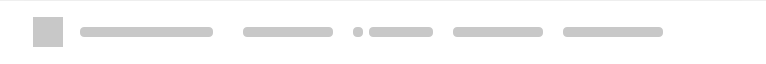
<?xml version="1.0" encoding="UTF-8"?>
<ui version="4.0">
 <class>TransferManagerLoadingItem</class>
 <widget class="QWidget" name="TransferManagerLoadingItem">
  <property name="geometry">
   <rect>
    <x>0</x>
    <y>0</y>
    <width>766</width>
    <height>64</height>
   </rect>
  </property>
  <property name="sizePolicy">
   <sizepolicy hsizetype="Expanding" vsizetype="Fixed">
    <horstretch>0</horstretch>
    <verstretch>0</verstretch>
   </sizepolicy>
  </property>
  <property name="minimumSize">
   <size>
    <width>0</width>
    <height>64</height>
   </size>
  </property>
  <property name="maximumSize">
   <size>
    <width>16777215</width>
    <height>64</height>
   </size>
  </property>
  <property name="windowTitle">
   <string/>
  </property>
  <property name="autoFillBackground">
   <bool>false</bool>
  </property>
  <property name="styleSheet">
   <string notr="true">

#itemSepLine
{
    height: 1px;
    min-height: 1px;
    max-height: 1px;
    border: none;
    background: #EEEEEE;
	margin-left: 24px;
	margin-right: 24px;
}

#sStatus, #sStatus QWidget
{
    padding: 0;
    margin: 0;
}
</string>
  </property>
  <layout class="QVBoxLayout" name="TransferManagerItemLayout">
   <property name="spacing">
    <number>0</number>
   </property>
   <property name="leftMargin">
    <number>0</number>
   </property>
   <property name="topMargin">
    <number>0</number>
   </property>
   <property name="rightMargin">
    <number>0</number>
   </property>
   <property name="bottomMargin">
    <number>0</number>
   </property>
   <item>
    <widget class="Line" name="itemSepLine">
     <property name="sizePolicy">
      <sizepolicy hsizetype="Expanding" vsizetype="Fixed">
       <horstretch>0</horstretch>
       <verstretch>0</verstretch>
      </sizepolicy>
     </property>
     <property name="orientation">
      <enum>Qt::Horizontal</enum>
     </property>
    </widget>
   </item>
   <item>
    <widget class="QWidget" name="Items" native="true">
     <property name="sizePolicy">
      <sizepolicy hsizetype="Expanding" vsizetype="Preferred">
       <horstretch>0</horstretch>
       <verstretch>0</verstretch>
      </sizepolicy>
     </property>
     <property name="minimumSize">
      <size>
       <width>702</width>
       <height>63</height>
      </size>
     </property>
     <property name="maximumSize">
      <size>
       <width>16777215</width>
       <height>63</height>
      </size>
     </property>
     <property name="autoFillBackground">
      <bool>false</bool>
     </property>
     <property name="styleSheet">
      <string notr="true">background-color: rgb(255, 255, 255);</string>
     </property>
     <layout class="QHBoxLayout" name="stateActiveLayout" stretch="0,0,1,0,0,0,0,0,0">
      <property name="spacing">
       <number>0</number>
      </property>
      <property name="leftMargin">
       <number>24</number>
      </property>
      <property name="topMargin">
       <number>0</number>
      </property>
      <property name="rightMargin">
       <number>35</number>
      </property>
      <property name="bottomMargin">
       <number>0</number>
      </property>
      <item>
       <widget class="QWidget" name="tFileType" native="true">
        <property name="sizePolicy">
         <sizepolicy hsizetype="Fixed" vsizetype="Fixed">
          <horstretch>0</horstretch>
          <verstretch>0</verstretch>
         </sizepolicy>
        </property>
        <property name="minimumSize">
         <size>
          <width>48</width>
          <height>48</height>
         </size>
        </property>
        <property name="maximumSize">
         <size>
          <width>48</width>
          <height>48</height>
         </size>
        </property>
        <property name="autoFillBackground">
         <bool>false</bool>
        </property>
        <layout class="QHBoxLayout" name="horizontalLayout_5">
         <property name="leftMargin">
          <number>0</number>
         </property>
         <property name="topMargin">
          <number>0</number>
         </property>
         <property name="rightMargin">
          <number>0</number>
         </property>
         <property name="bottomMargin">
          <number>0</number>
         </property>
         <item alignment="Qt::AlignHCenter|Qt::AlignVCenter">
          <widget class="QWidget" name="typePlaceHolder" native="true">
           <property name="sizePolicy">
            <sizepolicy hsizetype="Fixed" vsizetype="Fixed">
             <horstretch>0</horstretch>
             <verstretch>0</verstretch>
            </sizepolicy>
           </property>
           <property name="minimumSize">
            <size>
             <width>30</width>
             <height>30</height>
            </size>
           </property>
           <property name="maximumSize">
            <size>
             <width>30</width>
             <height>30</height>
            </size>
           </property>
           <property name="styleSheet">
            <string notr="true">background-color: rgb(200, 200, 200);</string>
           </property>
          </widget>
         </item>
        </layout>
       </widget>
      </item>
      <item>
       <spacer name="horizontalSpacer">
        <property name="orientation">
         <enum>Qt::Horizontal</enum>
        </property>
        <property name="sizeType">
         <enum>QSizePolicy::Fixed</enum>
        </property>
        <property name="sizeHint" stdset="0">
         <size>
          <width>8</width>
          <height>0</height>
         </size>
        </property>
       </spacer>
      </item>
      <item>
       <widget class="QWidget" name="wName" native="true">
        <property name="sizePolicy">
         <sizepolicy hsizetype="Expanding" vsizetype="Fixed">
          <horstretch>0</horstretch>
          <verstretch>0</verstretch>
         </sizepolicy>
        </property>
        <property name="minimumSize">
         <size>
          <width>105</width>
          <height>36</height>
         </size>
        </property>
        <property name="maximumSize">
         <size>
          <width>16777215</width>
          <height>36</height>
         </size>
        </property>
        <layout class="QVBoxLayout" name="wNameLayout">
         <property name="spacing">
          <number>0</number>
         </property>
         <property name="leftMargin">
          <number>0</number>
         </property>
         <property name="topMargin">
          <number>0</number>
         </property>
         <property name="rightMargin">
          <number>30</number>
         </property>
         <property name="bottomMargin">
          <number>0</number>
         </property>
         <item>
          <widget class="QWidget" name="lTransferName" native="true">
           <property name="sizePolicy">
            <sizepolicy hsizetype="Expanding" vsizetype="Preferred">
             <horstretch>0</horstretch>
             <verstretch>0</verstretch>
            </sizepolicy>
           </property>
           <property name="minimumSize">
            <size>
             <width>0</width>
             <height>10</height>
            </size>
           </property>
           <property name="maximumSize">
            <size>
             <width>16777215</width>
             <height>10</height>
            </size>
           </property>
           <property name="autoFillBackground">
            <bool>false</bool>
           </property>
           <property name="styleSheet">
            <string notr="true">background-color: rgb(200, 200, 200);
border-radius: 4px;</string>
           </property>
          </widget>
         </item>
        </layout>
       </widget>
      </item>
      <item alignment="Qt::AlignHCenter">
       <widget class="QWidget" name="wSize" native="true">
        <property name="sizePolicy">
         <sizepolicy hsizetype="Fixed" vsizetype="Fixed">
          <horstretch>0</horstretch>
          <verstretch>0</verstretch>
         </sizepolicy>
        </property>
        <property name="minimumSize">
         <size>
          <width>110</width>
          <height>63</height>
         </size>
        </property>
        <property name="maximumSize">
         <size>
          <width>110</width>
          <height>63</height>
         </size>
        </property>
        <layout class="QHBoxLayout" name="horizontalLayout_2">
         <property name="spacing">
          <number>0</number>
         </property>
         <property name="leftMargin">
          <number>0</number>
         </property>
         <property name="topMargin">
          <number>12</number>
         </property>
         <property name="rightMargin">
          <number>20</number>
         </property>
         <property name="bottomMargin">
          <number>12</number>
         </property>
         <item>
          <widget class="QLabel" name="sizePlaceholder">
           <property name="minimumSize">
            <size>
             <width>0</width>
             <height>10</height>
            </size>
           </property>
           <property name="maximumSize">
            <size>
             <width>16777215</width>
             <height>10</height>
            </size>
           </property>
           <property name="styleSheet">
            <string notr="true">background-color: rgb(200, 200, 200);
border-radius:4px;</string>
           </property>
           <property name="text">
            <string/>
           </property>
          </widget>
         </item>
        </layout>
       </widget>
      </item>
      <item>
       <widget class="QWidget" name="bItemSpeed" native="true">
        <property name="sizePolicy">
         <sizepolicy hsizetype="Fixed" vsizetype="Fixed">
          <horstretch>0</horstretch>
          <verstretch>0</verstretch>
         </sizepolicy>
        </property>
        <property name="minimumSize">
         <size>
          <width>100</width>
          <height>63</height>
         </size>
        </property>
        <property name="maximumSize">
         <size>
          <width>100</width>
          <height>63</height>
         </size>
        </property>
        <layout class="QHBoxLayout" name="horizontalLayout">
         <property name="leftMargin">
          <number>0</number>
         </property>
         <property name="topMargin">
          <number>0</number>
         </property>
         <property name="rightMargin">
          <number>20</number>
         </property>
         <property name="bottomMargin">
          <number>0</number>
         </property>
         <item>
          <widget class="QWidget" name="SpeedPoint" native="true">
           <property name="minimumSize">
            <size>
             <width>10</width>
             <height>10</height>
            </size>
           </property>
           <property name="maximumSize">
            <size>
             <width>10</width>
             <height>10</height>
            </size>
           </property>
           <property name="styleSheet">
            <string notr="true">background-color: rgb(200, 200, 200);
border-radius: 4px;</string>
           </property>
          </widget>
         </item>
         <item>
          <widget class="QWidget" name="SpeedPlaceHolder" native="true">
           <property name="minimumSize">
            <size>
             <width>0</width>
             <height>10</height>
            </size>
           </property>
           <property name="maximumSize">
            <size>
             <width>16777215</width>
             <height>10</height>
            </size>
           </property>
           <property name="autoFillBackground">
            <bool>false</bool>
           </property>
           <property name="styleSheet">
            <string notr="true">border-radius:4px;
background-color: rgb(200, 200, 200);</string>
           </property>
          </widget>
         </item>
        </layout>
       </widget>
      </item>
      <item>
       <widget class="QWidget" name="sStatus" native="true">
        <property name="sizePolicy">
         <sizepolicy hsizetype="Fixed" vsizetype="Fixed">
          <horstretch>0</horstretch>
          <verstretch>0</verstretch>
         </sizepolicy>
        </property>
        <property name="minimumSize">
         <size>
          <width>110</width>
          <height>63</height>
         </size>
        </property>
        <property name="maximumSize">
         <size>
          <width>110</width>
          <height>63</height>
         </size>
        </property>
        <layout class="QHBoxLayout" name="horizontalLayout_3">
         <property name="spacing">
          <number>0</number>
         </property>
         <property name="leftMargin">
          <number>0</number>
         </property>
         <property name="topMargin">
          <number>0</number>
         </property>
         <property name="rightMargin">
          <number>20</number>
         </property>
         <property name="bottomMargin">
          <number>0</number>
         </property>
         <item>
          <widget class="QWidget" name="statusPlaceHolder" native="true">
           <property name="minimumSize">
            <size>
             <width>0</width>
             <height>10</height>
            </size>
           </property>
           <property name="maximumSize">
            <size>
             <width>16777215</width>
             <height>10</height>
            </size>
           </property>
           <property name="styleSheet">
            <string notr="true">background-color: rgb(200, 200, 200);
border-radius:4px;</string>
           </property>
          </widget>
         </item>
        </layout>
       </widget>
      </item>
      <item>
       <widget class="QWidget" name="lItemTime" native="true">
        <property name="sizePolicy">
         <sizepolicy hsizetype="Fixed" vsizetype="Fixed">
          <horstretch>0</horstretch>
          <verstretch>0</verstretch>
         </sizepolicy>
        </property>
        <property name="minimumSize">
         <size>
          <width>120</width>
          <height>63</height>
         </size>
        </property>
        <property name="maximumSize">
         <size>
          <width>120</width>
          <height>63</height>
         </size>
        </property>
        <layout class="QHBoxLayout" name="horizontalLayout_4">
         <property name="leftMargin">
          <number>0</number>
         </property>
         <property name="topMargin">
          <number>0</number>
         </property>
         <property name="rightMargin">
          <number>20</number>
         </property>
         <property name="bottomMargin">
          <number>0</number>
         </property>
         <item>
          <widget class="QWidget" name="itemPlaceHolder" native="true">
           <property name="minimumSize">
            <size>
             <width>0</width>
             <height>10</height>
            </size>
           </property>
           <property name="maximumSize">
            <size>
             <width>16777215</width>
             <height>10</height>
            </size>
           </property>
           <property name="styleSheet">
            <string notr="true">background-color: rgb(200, 200, 200);
border-radius:4px;</string>
           </property>
          </widget>
         </item>
        </layout>
       </widget>
      </item>
      <item alignment="Qt::AlignHCenter|Qt::AlignVCenter">
       <widget class="QWidget" name="wPauseResume" native="true">
        <property name="sizePolicy">
         <sizepolicy hsizetype="Fixed" vsizetype="Fixed">
          <horstretch>0</horstretch>
          <verstretch>0</verstretch>
         </sizepolicy>
        </property>
        <property name="minimumSize">
         <size>
          <width>24</width>
          <height>63</height>
         </size>
        </property>
        <property name="maximumSize">
         <size>
          <width>24</width>
          <height>63</height>
         </size>
        </property>
        <layout class="QHBoxLayout" name="wPauseResumeLayout">
         <property name="spacing">
          <number>0</number>
         </property>
         <property name="leftMargin">
          <number>0</number>
         </property>
         <property name="topMargin">
          <number>0</number>
         </property>
         <property name="rightMargin">
          <number>0</number>
         </property>
         <property name="bottomMargin">
          <number>0</number>
         </property>
        </layout>
       </widget>
      </item>
      <item alignment="Qt::AlignHCenter|Qt::AlignVCenter">
       <widget class="QWidget" name="wClearCancel" native="true">
        <property name="sizePolicy">
         <sizepolicy hsizetype="Fixed" vsizetype="Fixed">
          <horstretch>0</horstretch>
          <verstretch>0</verstretch>
         </sizepolicy>
        </property>
        <property name="minimumSize">
         <size>
          <width>24</width>
          <height>63</height>
         </size>
        </property>
        <property name="maximumSize">
         <size>
          <width>24</width>
          <height>63</height>
         </size>
        </property>
        <layout class="QHBoxLayout" name="wClearCancelLayout">
         <property name="spacing">
          <number>0</number>
         </property>
         <property name="leftMargin">
          <number>0</number>
         </property>
         <property name="topMargin">
          <number>0</number>
         </property>
         <property name="rightMargin">
          <number>0</number>
         </property>
         <property name="bottomMargin">
          <number>0</number>
         </property>
        </layout>
       </widget>
      </item>
     </layout>
    </widget>
   </item>
  </layout>
 </widget>
 <resources/>
 <connections/>
</ui>
